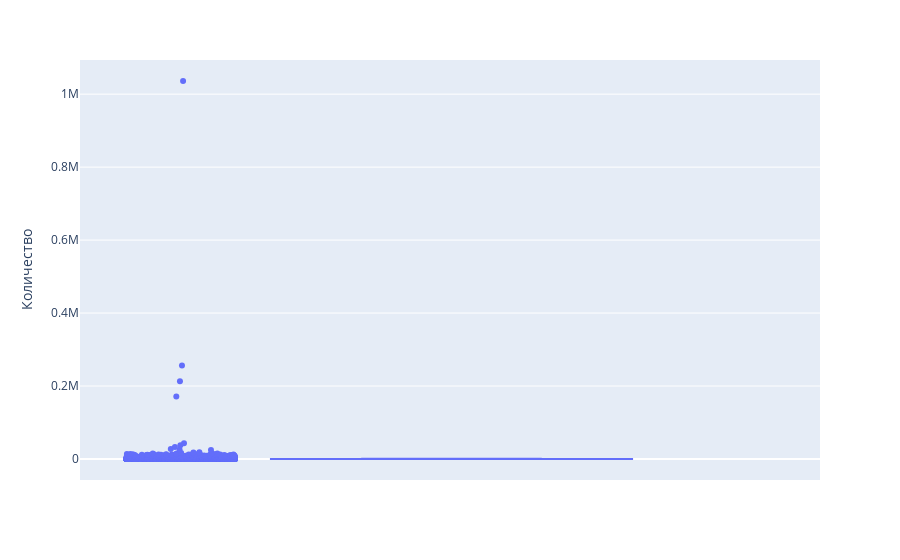

The notebook cell this image was saved under:
### Code cell
fig = px.box(df, y="Количество", points='all')
fig.show()

### Figure 1 — Plotly figure (JSON) as saved in the notebook; plotly's stock layout.template omitted (floating-point values rounded to 4 significant figures; data arrays with more than 128 entries replaced by an {"elided": "..."} marker saying what was removed)
{"data": [{"alignmentgroup": "True", "boxpoints": "all", "hovertemplate": "Количество=%{y}<extra></extra>", "legendgroup": "", "marker": {"color": "#636efa"}, "name": "", "notched": false, "offsetgroup": "", "orientation": "v", "showlegend": false, "type": "box", "x0": " ", "xaxis": "x", "y": {"elided": "19846 int values"}, "y0": " ", "yaxis": "y"}], "layout": {"boxmode": "group", "legend": {"tracegroupgap": 0}, "margin": {"t": 60}, "xaxis": {"anchor": "y", "domain": [0, 1]}, "yaxis": {"anchor": "x", "domain": [0, 1], "title": {"text": "Количество"}}}}
